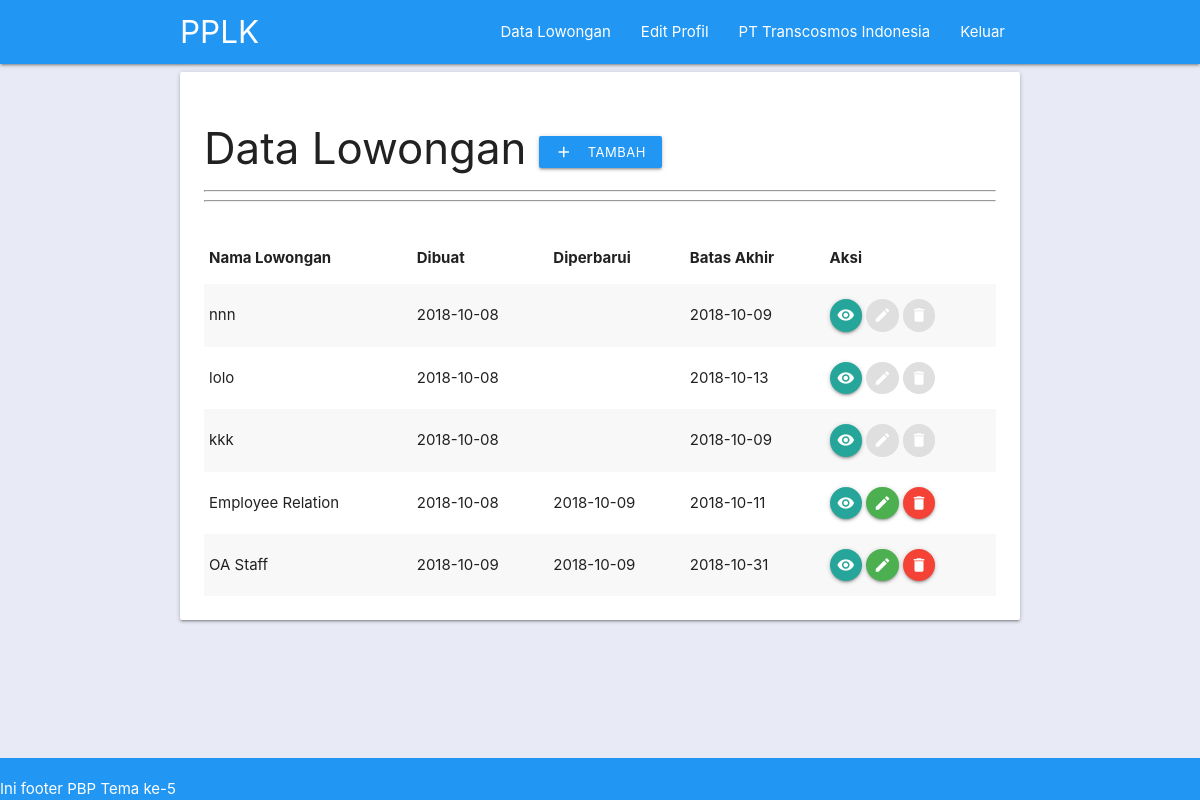
Screenshot of /data_lowongan.php (signed in) with the database file from the repository.
### tables this page shows
CREATE TABLE `perusahaan` (
  `idperusahaan` int(11) NOT NULL,
  `nama` varchar(50) NOT NULL,
  `password` varchar(255) NOT NULL,
  `nama_pemilik` varchar(50) NOT NULL,
  `alamat` text NOT NULL,
  `kota` varchar(50) NOT NULL,
  `email` varchar(50) NOT NULL,
  `no_telp` varchar(50) NOT NULL,
  `tgl_daftar` date DEFAULT NULL
);

CREATE TABLE `loker` (
  `idloker` int(11) NOT NULL,
  `idperusahaan` int(11) NOT NULL,
  `nama` varchar(50) NOT NULL,
  `idbidang` int(11) NOT NULL,
  `idtingkat_pendidikan` int(11) NOT NULL,
  `tipe` varchar(50) DEFAULT NULL,
  `usia_min` int(50) DEFAULT NULL,
  `usia_max` int(50) DEFAULT NULL,
  `gaji_min` int(50) DEFAULT NULL,
  `gaji_max` int(50) DEFAULT NULL,
  `nama_cp` varchar(50) DEFAULT NULL,
  `email_cp` varchar(50) DEFAULT NULL,
  `no_telp_cp` varchar(50) DEFAULT NULL,
  `tgl_insert` date DEFAULT NULL,
  `tgl_update` date DEFAULT NULL,
  `tgl_expired` date DEFAULT NULL,
  `deskripsi_loker` text
);

### classes/Session.php (called while the page is built, shortened)
<?php
class Session{
  public static function isOn($nama){
    return (isset($_SESSION[$nama])) ? true : false ;
  }
  public static function getSession($nama)
  {
    return $_SESSION[$nama];
  }
}
?>

### classes/Database.php (called while the page is built, shortened)
<?php
class Database
{
  private static $connection = null;
  private $mysqli,
          $HOST = 'localhost',
          $USER = 'root',
          $PASSWORD = '',
          $DBNAME = 'pbp_pplk';
  function __construct()
  {
    $this->mysqli = new mysqli($this->HOST, $this->USER, $this->PASSWORD, $this->DBNAME);
  }
  public static function getConnection(){
    if(!isset(self::$connection))
    {
      self::$connection = new Database();
    }
    return self::$connection;
  }
  public function get_info ($table, $column, $value)
  {
    if(!is_int($value))
    {
      $value = "'". $value ."'";
      $query = "SELECT * FROM $table WHERE $column = $value";
      $result = $this->mysqli->query($query);
      while($row = $result->fetch_assoc())
      {
        return $row;
      }
    }
  }
  public function get_table($table, $column="")
  {
    if($column!="")
    {
      $query = "SELECT $column FROM $table";
    } else
    {
      $query = "SELECT * FROM $table";
    }
    $result = $this->mysqli->query($query);
    return $result;
  }
}
 ?>

### core/Init.php (called while the page is built, shortened)
<?php
$perusahaan = new Perusahaan();
if(Session::isOn('perusahaan'))
{
 $perusahaan_data = $perusahaan->get_data(Session::getSession('perusahaan'));
 $loker = new Loker();
 $loker_table = $loker->get_table();
}
?>

### classes/Perusahaan.php (called while the page is built, shortened)
<?php
class Perusahaan
{
  private $_db;
  function __construct()
  {
    $this->_db = Database::getConnection();
  }
  public function check_email($email)
  {
    $data = $this->_db->get_info('perusahaan','email',$email);
    if(empty($data)) return false;
    else return true;
  }
  public function get_data($email)
  {
    if($this->check_email($email))
    {
      return $this->_db->get_info('perusahaan','email',$email);
    } else
    {
      return die('Nama user tidak terdaftar');
    }
  }
}
 ?>

### classes/Loker.php (called while the page is built, shortened)
<?php
class Loker
{
  function __construct()
  {
    $this->_db = Database::getConnection();
  }
  public function get_table($column="")
  {
    return $this->_db->get_table('loker', $column);
  }
}
 ?>

### data_lowongan.php (the view, shortened to what this page needs)
<?php
require_once "core/init.php";
require_once "template/header.php"
?>
<main>
<div class="container">
  <div class="card-panel">
    <h3>Data Lowongan
      <a class="waves-effect waves-light btn-small blue" href="tambah_data_lowongan.php">
        <i class="material-icons left">
        </i>
        Tambah
      </a>
    </h3>
    <hr>
    <hr><br>
    <table class="responsive-table striped">
      <thead>
        <tr>
            <th>Nama Lowongan</th>
            <th>Dibuat</th>
            <th>Diperbarui</th>
            <th>Batas Akhir</th>
            <th>Aksi</th>
        </tr>
      </thead>
      <tbody>
        <?php while($row = mysqli_fetch_array($loker_table)){ ?>
        <tr>
          <td>
            <?php echo $row['nama'] ?>
          </td>
          <td>
            <?php echo $row['tgl_insert'] ?>
          </td>
          <td>
            <?php echo $row['tgl_update'] ?>
          </td>
          <td>
            <?php echo $row['tgl_expired'] ?>
          </td>
          <td>
            <a class="btn-floating btn-small tooltipped" data-tooltip="detail" href="detail_data_lowongan.php?idloker=<?php echo $row['idloker'] ?>"><i class="material-icons left">visibility</i>
            </a>
            <?php if($row['idperusahaan'] == $perusahaan_data['idperusahaan']){?>
              <a class="btn-floating btn-small green tooltipped" data-tooltip="edit" href="edit_data_lowongan.php?idloker=<?php echo $row['idloker'] ?>">
                <i class="material-icons left">edit</i>
              </a>
              <a class="btn-floating btn-small red tooltipped modal-trigger" data-tooltip="hapus" href="#modal<?php echo $row['idloker'] ?>">
                <i class="material-icons left">delete</i>
              </a>
            <?php }else { ?>
              <a class="btn-floating btn-small green tooltipped disabled">
                <i class="material-icons left">edit</i>
              </a>
              <a class="btn-floating btn-small red tooltipped disabled">
                <i class="material-icons left">delete</i>
              </a>
            <?php } ?>
          </td>
        </tr>
        <?php } ?>
      </tbody>
    </table>
  </div>
</div>
</main>
<?php require_once "template/footer.php"; ?>

### template/header.php (shortened to what this page needs)
<!DOCTYPE html>
<html lang="en" dir="ltr">
  <head>
    <link rel="stylesheet" href="assets/css/materialize.min.css">
    <link href="assets/css/tema.css" rel="stylesheet">
  </head>
  <body class="indigo lighten-5">
    <header>
      <nav class="serious-error">
          <div class="container nav-wrapper ">
            <a href="#!" class="brand-logo">PPLK</a>
            <ul class="right hide-on-med-and-down">
              <?php if(Session::isOn('perusahaan')){?>
              <li><a href="data_lowongan.php">Data Lowongan</a></li>
              <li><a href="edit_profil.php">Edit Profil</a></li>
              <li><a href="profil.php"><?php echo $perusahaan_data['nama'] ?></a></li>
              <li><a href="keluar.php">Keluar</a></li>
              <?php } else {?>
              <li><a href="pendaftaran_pencaker.php">Pendaftaran Pencaker</a></li>
              <li><a href="pendaftaran_perusahaan.php">Pendaftaran Perusahaan</a></li>
              <li><a href="masuk.php">Masuk</a></li>
              <?php } ?>
            </ul>
          </div>
        </nav>
    </header>

### assets/css/tema.css (style rules this page uses)
body { display: flex; min-height: 100vh; flex-direction: column; }
main { flex: 1 0 auto; }
nav,footer { background-color: #2196F3 !important; }

### rows the page displays
perusahaan: nama "PT Transcosmos Indonesia"
loker: nama "nnn", tgl_insert "2018-10-08", tgl_expired "2018-10-09"
loker: nama "lolo", tgl_insert "2018-10-08", tgl_expired "2018-10-13"
loker: nama "kkk", tgl_insert "2018-10-08", tgl_expired "2018-10-09"
loker: nama "Employee Relation", tgl_insert "2018-10-08", tgl_update "2018-10-09", tgl_expired "2018-10-11"
loker: nama "OA Staff", tgl_insert "2018-10-09", tgl_update "2018-10-09", tgl_expired "2018-10-31"
